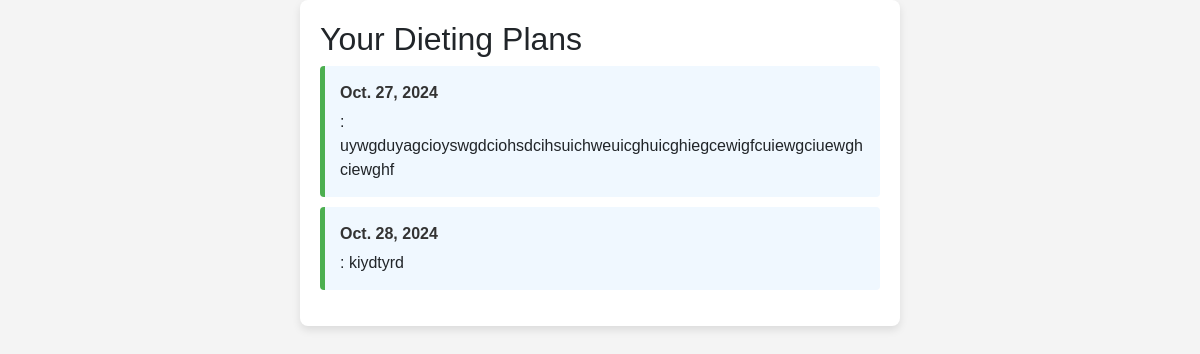
/dieting-plan/, run on the app's committed database.
### gymapp/models.py (models this page shows, shortened)
class DietingPlan(models.Model):
    date = models.DateField()
    plan_details = models.TextField()

### gymapp/views.py (the view)
# urls.py: path('dieting-plan/',views.dieting_plan_view, name='dieting_plan'),
def dieting_plan_view(request):
    dieting_plans = DietingPlan.objects.all()  # All dieting plans
    return render(request, 'dieting_plan.html', {'dieting_plans': dieting_plans})

### gymapp/templates/dieting_plan.html (shortened to what this page needs)
{% extends 'base.html' %}
{% block content %}
<div class="dieting-plans-container">
    <h2>Your Dieting Plans</h2>
    <ul>
        {% for plan in dieting_plans %}
            <li>
                <span>{{ plan.date }}</span>: {{ plan.plan_details }}
            </li>
        {% empty %}
            <li class="no-plans">No dieting plans available.</li>
        {% endfor %}
    </ul>
</div>
{% endblock %}

### gymapp/templates/base.html (style rules this page uses)
body { font-family: 'Arial', sans-serif; margin: 0; padding: 0; background-color: #f4f4f4; overflow-x: hidden; }

### gymapp/templates/dieting_plan.html (style rules this page uses)
.dieting-plans-container { max-width: 600px; margin: 0 auto; background-color: #fff; padding: 20px; border-radius: 8px; box-shadow: 0 4px 8px rgba(0, 0, 0, 0.1); }
.dieting-plans-container ul { list-style-type: none; padding: 0; }
.dieting-plans-container li { background-color: #f0f8ff; margin-bottom: 10px; padding: 15px; border-left: 5px solid #4CAF50; border-radius: 4px; display: flex; flex-direction: column; overflow-wrap: break-word; white-space: normal; }
.dieting-plans-container li span { font-weight: bold; color: #333; margin-bottom: 5px; }

### data on the page
DietingPlan: date "Oct. 27, 2024", plan_details "uywgduyagcioyswgdciohsdcihsuichweuicghuicghiegcewigfcuiewgciuewghciewghf"
DietingPlan: date "Oct. 28, 2024", plan_details "kiydtyrd"
